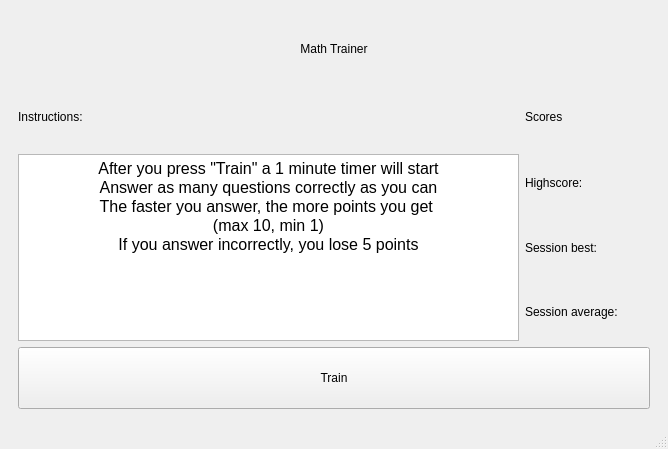
<?xml version="1.0" encoding="UTF-8"?>
<ui version="4.0">
 <class>MainWindow</class>
 <widget class="QMainWindow" name="MainWindow">
  <property name="geometry">
   <rect>
    <x>0</x>
    <y>0</y>
    <width>668</width>
    <height>449</height>
   </rect>
  </property>
  <property name="windowTitle">
   <string>Math Trainer</string>
  </property>
  <widget class="QWidget" name="centralwidget">
   <layout class="QGridLayout" name="gridLayout">
    <item row="0" column="0">
     <widget class="QStackedWidget" name="MathTrainer">
      <property name="cursor">
       <cursorShape>ArrowCursor</cursorShape>
      </property>
      <property name="currentIndex">
       <number>1</number>
      </property>
      <widget class="QWidget" name="trainPage">
       <layout class="QVBoxLayout" name="verticalLayout_3" stretch="1,5,2">
        <item>
         <layout class="QHBoxLayout" name="horizontalLayout_3" stretch="1,3,1,1">
          <item>
           <widget class="QPushButton" name="back">
            <property name="sizePolicy">
             <sizepolicy hsizetype="Preferred" vsizetype="Preferred">
              <horstretch>0</horstretch>
              <verstretch>0</verstretch>
             </sizepolicy>
            </property>
            <property name="cursor">
             <cursorShape>PointingHandCursor</cursorShape>
            </property>
            <property name="text">
             <string>back</string>
            </property>
           </widget>
          </item>
          <item>
           <spacer name="horizontalSpacer">
            <property name="orientation">
             <enum>Qt::Horizontal</enum>
            </property>
            <property name="sizeHint" stdset="0">
             <size>
              <width>218</width>
              <height>20</height>
             </size>
            </property>
           </spacer>
          </item>
          <item>
           <widget class="QLabel" name="remainingTimeLabel">
            <property name="text">
             <string>Remaining Time: </string>
            </property>
            <property name="alignment">
             <set>Qt::AlignCenter</set>
            </property>
           </widget>
          </item>
          <item>
           <widget class="QLabel" name="pointsLabel">
            <property name="text">
             <string>Points:</string>
            </property>
            <property name="alignment">
             <set>Qt::AlignCenter</set>
            </property>
           </widget>
          </item>
         </layout>
        </item>
        <item>
         <widget class="QLabel" name="question">
          <property name="text">
           <string>Question</string>
          </property>
          <property name="alignment">
           <set>Qt::AlignCenter</set>
          </property>
         </widget>
        </item>
        <item>
         <layout class="QHBoxLayout" name="horizontalLayout_4">
          <item>
           <widget class="QPushButton" name="option1">
            <property name="sizePolicy">
             <sizepolicy hsizetype="Preferred" vsizetype="Preferred">
              <horstretch>0</horstretch>
              <verstretch>0</verstretch>
             </sizepolicy>
            </property>
            <property name="cursor">
             <cursorShape>PointingHandCursor</cursorShape>
            </property>
            <property name="text">
             <string>Option 1</string>
            </property>
           </widget>
          </item>
          <item>
           <widget class="QPushButton" name="option2">
            <property name="sizePolicy">
             <sizepolicy hsizetype="Preferred" vsizetype="Preferred">
              <horstretch>0</horstretch>
              <verstretch>0</verstretch>
             </sizepolicy>
            </property>
            <property name="cursor">
             <cursorShape>PointingHandCursor</cursorShape>
            </property>
            <property name="text">
             <string>Option 2</string>
            </property>
           </widget>
          </item>
          <item>
           <widget class="QPushButton" name="option3">
            <property name="sizePolicy">
             <sizepolicy hsizetype="Preferred" vsizetype="Preferred">
              <horstretch>0</horstretch>
              <verstretch>0</verstretch>
             </sizepolicy>
            </property>
            <property name="cursor">
             <cursorShape>PointingHandCursor</cursorShape>
            </property>
            <property name="text">
             <string>Option 3</string>
            </property>
           </widget>
          </item>
         </layout>
        </item>
       </layout>
      </widget>
      <widget class="QWidget" name="homePage">
       <layout class="QVBoxLayout" name="verticalLayout_2" stretch="1,1,3,1">
        <item>
         <widget class="QLabel" name="title">
          <property name="text">
           <string>Math Trainer</string>
          </property>
          <property name="alignment">
           <set>Qt::AlignCenter</set>
          </property>
         </widget>
        </item>
        <item>
         <layout class="QHBoxLayout" name="horizontalLayout" stretch="8,2">
          <item>
           <widget class="QLabel" name="instructionsLabel">
            <property name="text">
             <string>Instructions:</string>
            </property>
           </widget>
          </item>
          <item>
           <widget class="QLabel" name="label_2">
            <property name="text">
             <string>Scores</string>
            </property>
           </widget>
          </item>
         </layout>
        </item>
        <item>
         <layout class="QHBoxLayout" name="horizontalLayout_2" stretch="8,2">
          <item>
           <widget class="QTextBrowser" name="instructionsText">
            <property name="readOnly">
             <bool>true</bool>
            </property>
            <property name="html">
             <string>&lt;!DOCTYPE HTML PUBLIC &quot;-//W3C//DTD HTML 4.0//EN&quot; &quot;http://www.w3.org/TR/REC-html40/strict.dtd&quot;&gt;
&lt;html&gt;&lt;head&gt;&lt;meta name=&quot;qrichtext&quot; content=&quot;1&quot; /&gt;&lt;style type=&quot;text/css&quot;&gt;
p, li { white-space: pre-wrap; }
&lt;/style&gt;&lt;/head&gt;&lt;body style=&quot; font-family:'MS Shell Dlg 2'; font-size:7.8pt; font-weight:400; font-style:normal;&quot;&gt;
&lt;p align=&quot;center&quot; style=&quot; margin-top:0px; margin-bottom:0px; margin-left:0px; margin-right:0px; -qt-block-indent:0; text-indent:0px;&quot;&gt;&lt;span style=&quot; font-size:12pt;&quot;&gt;After you press &amp;quot;Train&amp;quot; a 1 minute timer will start&lt;/span&gt;&lt;/p&gt;
&lt;p align=&quot;center&quot; style=&quot; margin-top:0px; margin-bottom:0px; margin-left:0px; margin-right:0px; -qt-block-indent:0; text-indent:0px;&quot;&gt;&lt;span style=&quot; font-size:12pt;&quot;&gt;Answer as many questions correctly as you can&lt;/span&gt;&lt;/p&gt;
&lt;p align=&quot;center&quot; style=&quot; margin-top:0px; margin-bottom:0px; margin-left:0px; margin-right:0px; -qt-block-indent:0; text-indent:0px;&quot;&gt;&lt;span style=&quot; font-size:12pt;&quot;&gt;The faster you answer, the more points you get &lt;/span&gt;&lt;/p&gt;
&lt;p align=&quot;center&quot; style=&quot; margin-top:0px; margin-bottom:0px; margin-left:0px; margin-right:0px; -qt-block-indent:0; text-indent:0px;&quot;&gt;&lt;span style=&quot; font-size:12pt;&quot;&gt;(max 10, min 1)&lt;/span&gt;&lt;/p&gt;
&lt;p align=&quot;center&quot; style=&quot; margin-top:0px; margin-bottom:0px; margin-left:0px; margin-right:0px; -qt-block-indent:0; text-indent:0px;&quot;&gt;&lt;span style=&quot; font-size:12pt;&quot;&gt;If you answer incorrectly, you lose 5 points&lt;/span&gt;&lt;/p&gt;&lt;/body&gt;&lt;/html&gt;</string>
            </property>
           </widget>
          </item>
          <item>
           <layout class="QVBoxLayout" name="verticalLayout">
            <item>
             <widget class="QLabel" name="highscoreLabel">
              <property name="text">
               <string>Highscore: </string>
              </property>
             </widget>
            </item>
            <item>
             <widget class="QLabel" name="sessionBestLabel">
              <property name="text">
               <string>Session best: </string>
              </property>
             </widget>
            </item>
            <item>
             <widget class="QLabel" name="sessionAverageLabel">
              <property name="text">
               <string>Session average: </string>
              </property>
             </widget>
            </item>
           </layout>
          </item>
         </layout>
        </item>
        <item>
         <widget class="QPushButton" name="train">
          <property name="sizePolicy">
           <sizepolicy hsizetype="Preferred" vsizetype="Preferred">
            <horstretch>0</horstretch>
            <verstretch>0</verstretch>
           </sizepolicy>
          </property>
          <property name="cursor">
           <cursorShape>PointingHandCursor</cursorShape>
          </property>
          <property name="text">
           <string>Train</string>
          </property>
         </widget>
        </item>
       </layout>
      </widget>
     </widget>
    </item>
   </layout>
  </widget>
  <widget class="QMenuBar" name="menubar">
   <property name="geometry">
    <rect>
     <x>0</x>
     <y>0</y>
     <width>668</width>
     <height>25</height>
    </rect>
   </property>
  </widget>
  <widget class="QStatusBar" name="statusbar"/>
 </widget>
 <resources/>
 <connections/>
</ui>
